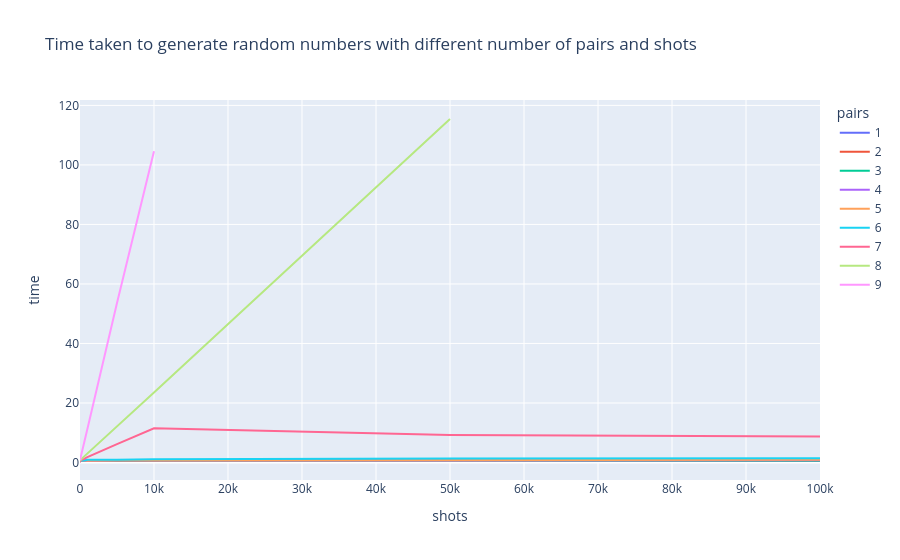

The code cell stored with this chart in its notebook:
### Markdown cell above
### Impact of parameters on the time taken to generate qubits.

### Code cell
range_of_pairs = range(1, 10)
range_of_shots = [1, 10, 50, 100, 500, 1000, 5000, 10000, 50000, 100000]
time_taken = {"pairs":[], "shots":[], "time":[]}


for num_pairs in range_of_pairs:
    circuit = diqrng.ChshCircuit(num_pairs=num_pairs, token=None)
    print(f"Number of pairs: {num_pairs}")
    if num_pairs > 7:
        range_of_shots.pop()
    for num_shots in range_of_shots:
        start = time.time()
        circuit.generate_numbers(num_shots=num_shots)
        end = time.time()
        print(f"Time taken for {num_shots} number of shots: {end - start}")
        time_taken["pairs"].append(num_pairs)
        time_taken["shots"].append(num_shots)
        time_taken["time"].append(end - start)

time_taken = pd.DataFrame(time_taken)

plot = px.line(time_taken, x="shots", y="time", color="pairs", title="Time taken to generate random numbers with different number of pairs and shots")
plot.write_image("output/time_generate.png")
plot.show()

### Figure 1 — Plotly figure (JSON) as saved in the notebook; plotly's stock layout.template omitted (floating-point values rounded to 4 significant figures)
{"data": [{"hovertemplate": "pairs=1<br>shots=%{x}<br>time=%{y}<extra></extra>", "legendgroup": "1", "line": {"color": "#636efa", "dash": "solid"}, "marker": {"symbol": "circle"}, "mode": "lines", "name": "1", "orientation": "v", "showlegend": true, "type": "scatter", "x": [1, 10, 50, 100, 500, 1000, 5000, 10000, 50000, 100000], "xaxis": "x", "y": [0.6258, 0.6185, 0.6165, 0.6206, 0.6368, 0.6331, 0.5077, 0.6391, 0.6901, 0.6235], "yaxis": "y"}, {"hovertemplate": "pairs=2<br>shots=%{x}<br>time=%{y}<extra></extra>", "legendgroup": "2", "line": {"color": "#EF553B", "dash": "solid"}, "marker": {"symbol": "circle"}, "mode": "lines", "name": "2", "orientation": "v", "showlegend": true, "type": "scatter", "x": [1, 10, 50, 100, 500, 1000, 5000, 10000, 50000, 100000], "xaxis": "x", "y": [0.7786, 0.6538, 0.5043, 0.634, 0.5024, 0.6264, 0.6351, 0.6506, 0.5791, 0.7792], "yaxis": "y"}, {"hovertemplate": "pairs=3<br>shots=%{x}<br>time=%{y}<extra></extra>", "legendgroup": "3", "line": {"color": "#00cc96", "dash": "solid"}, "marker": {"symbol": "circle"}, "mode": "lines", "name": "3", "orientation": "v", "showlegend": true, "type": "scatter", "x": [1, 10, 50, 100, 500, 1000, 5000, 10000, 50000, 100000], "xaxis": "x", "y": [0.6464, 0.6651, 0.6618, 0.5317, 0.6488, 0.5108, 0.6481, 0.6768, 0.7503, 0.6947], "yaxis": "y"}, {"hovertemplate": "pairs=4<br>shots=%{x}<br>time=%{y}<extra></extra>", "legendgroup": "4", "line": {"color": "#ab63fa", "dash": "solid"}, "marker": {"symbol": "circle"}, "mode": "lines", "name": "4", "orientation": "v", "showlegend": true, "type": "scatter", "x": [1, 10, 50, 100, 500, 1000, 5000, 10000, 50000, 100000], "xaxis": "x", "y": [0.6534, 0.7135, 0.5227, 0.6513, 0.6473, 0.5104, 0.6554, 0.6504, 0.734, 0.8428], "yaxis": "y"}, {"hovertemplate": "pairs=5<br>shots=%{x}<br>time=%{y}<extra></extra>", "legendgroup": "5", "line": {"color": "#FFA15A", "dash": "solid"}, "marker": {"symbol": "circle"}, "mode": "lines", "name": "5", "orientation": "v", "showlegend": true, "type": "scatter", "x": [1, 10, 50, 100, 500, 1000, 5000, 10000, 50000, 100000], "xaxis": "x", "y": [0.8149, 0.5267, 0.669, 0.6718, 0.7146, 0.5814, 0.6913, 0.6954, 0.8066, 0.9138], "yaxis": "y"}, {"hovertemplate": "pairs=6<br>shots=%{x}<br>time=%{y}<extra></extra>", "legendgroup": "6", "line": {"color": "#19d3f3", "dash": "solid"}, "marker": {"symbol": "circle"}, "mode": "lines", "name": "6", "orientation": "v", "showlegend": true, "type": "scatter", "x": [1, 10, 50, 100, 500, 1000, 5000, 10000, 50000, 100000], "xaxis": "x", "y": [0.875, 0.538, 0.6875, 0.7269, 0.6525, 0.9279, 0.9536, 1.116, 1.332, 1.441], "yaxis": "y"}, {"hovertemplate": "pairs=7<br>shots=%{x}<br>time=%{y}<extra></extra>", "legendgroup": "7", "line": {"color": "#FF6692", "dash": "solid"}, "marker": {"symbol": "circle"}, "mode": "lines", "name": "7", "orientation": "v", "showlegend": true, "type": "scatter", "x": [1, 10, 50, 100, 500, 1000, 5000, 10000, 50000, 100000], "xaxis": "x", "y": [0.8587, 0.7373, 0.6416, 0.8127, 1.134, 1.835, 6.172, 11.52, 9.269, 8.731], "yaxis": "y"}, {"hovertemplate": "pairs=8<br>shots=%{x}<br>time=%{y}<extra></extra>", "legendgroup": "8", "line": {"color": "#B6E880", "dash": "solid"}, "marker": {"symbol": "circle"}, "mode": "lines", "name": "8", "orientation": "v", "showlegend": true, "type": "scatter", "x": [1, 10, 50, 100, 500, 1000, 5000, 10000, 50000], "xaxis": "x", "y": [0.7036, 0.7656, 0.7227, 0.9348, 1.883, 3.017, 12.08, 23.49, 115.4], "yaxis": "y"}, {"hovertemplate": "pairs=9<br>shots=%{x}<br>time=%{y}<extra></extra>", "legendgroup": "9", "line": {"color": "#FF97FF", "dash": "solid"}, "marker": {"symbol": "circle"}, "mode": "lines", "name": "9", "orientation": "v", "showlegend": true, "type": "scatter", "x": [1, 10, 50, 100, 500, 1000, 5000, 10000], "xaxis": "x", "y": [0.8915, 0.8326, 1.183, 1.83, 6.251, 11.22, 53.61, 104.6], "yaxis": "y"}], "layout": {"legend": {"title": {"text": "pairs"}, "tracegroupgap": 0}, "title": {"text": "Time taken to generate random numbers with different number of pairs and shots"}, "xaxis": {"anchor": "y", "domain": [0, 1], "title": {"text": "shots"}}, "yaxis": {"anchor": "x", "domain": [0, 1], "title": {"text": "time"}}}}
